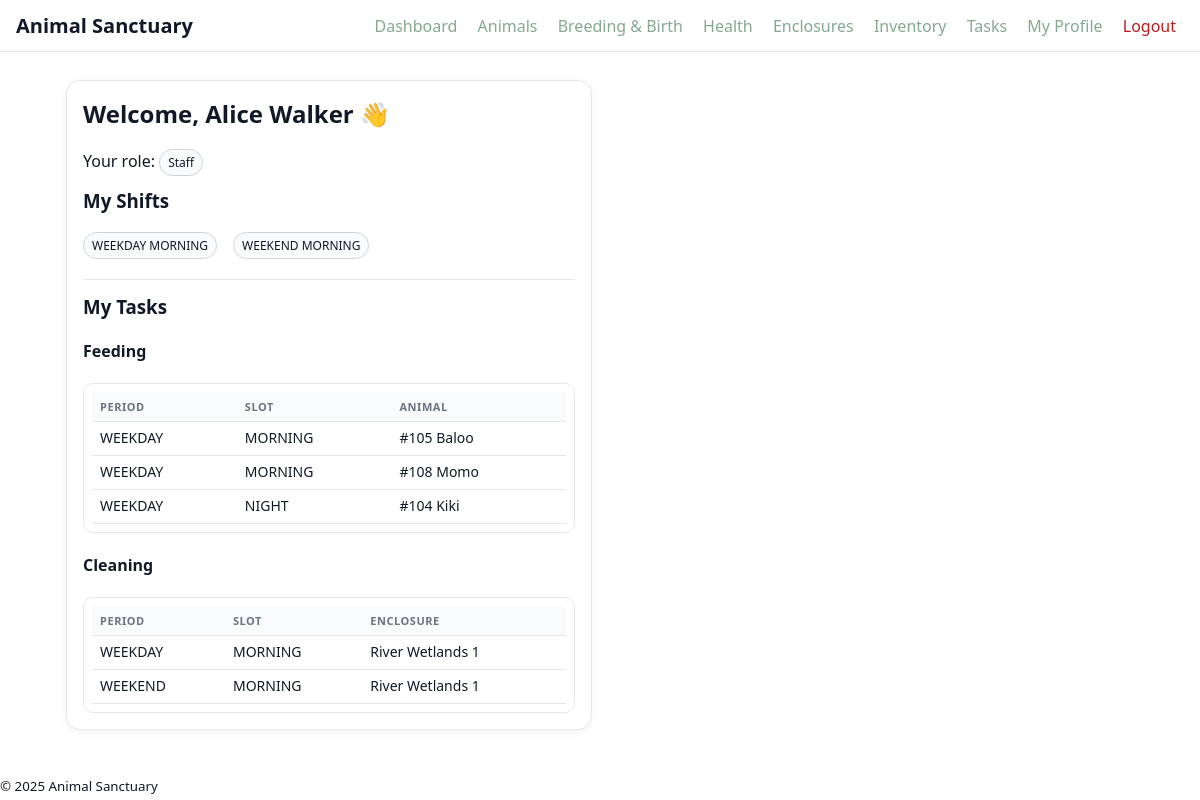
The app's page /index.php (signed in) with its own data.
### tables this page shows
CREATE TABLE `shift_types` (
  `shift_type_id` int(1) NOT NULL,
  `period` enum('WEEKDAY','WEEKEND') NOT NULL,
  `time_slot` enum('MORNING','NIGHT') NOT NULL
);

CREATE TABLE `animal` (
  `animal_id` int(4) NOT NULL,
  `Name` varchar(50) NOT NULL,
  `DOB` date DEFAULT NULL,
  `Species` text NOT NULL,
  `Intake_type` int(11) NOT NULL,
  `Gender` int(11) NOT NULL,
  `Release_Date` date DEFAULT NULL,
  `Diet` text NOT NULL,
  `Intake_Date` date NOT NULL,
  `enclosure_id` int(3) NOT NULL
);

CREATE TABLE `enclosure` (
  `enclosure_id` int(3) NOT NULL,
  `Type` varchar(7) NOT NULL,
  `Habitat` text NOT NULL,
  `capacity` int(11) NOT NULL,
  `NAME` varchar(100) NOT NULL
);

### auth.php (called while the page is built, shortened)
<?php
function current_username() { return $_SESSION['user']['Username'] ?? null; }
?>

### index.php (the view, shortened to what this page needs)
<?php
require_once "db.php"; require_once "auth.php"; require_login();
$u = current_username(); $isMgr = is_manager();
$myShifts=[]; $stmt=$mysqli->prepare("SELECT st.period, st.time_slot FROM staff_shift_map ssm JOIN shift_types st ON ssm.shift_type_id=st.shift_type_id WHERE ssm.username=? ORDER BY st.period, st.time_slot");
$stmt->bind_param("s",$u); $stmt->execute(); $res=$stmt->get_result(); while($row=$res->fetch_assoc()) $myShifts[]=$row;
$myFeed=$mysqli->prepare("SELECT a.animal_id,a.Name,st.period,st.time_slot FROM feed_assignments fa JOIN animal a ON a.animal_id=fa.animal_id JOIN shift_types st ON st.shift_type_id=fa.shift_type_id WHERE fa.username=? ORDER BY st.period,st.time_slot,a.Name");
$myFeed->bind_param("s",$u); $myFeed->execute(); $feedRes=$myFeed->get_result();
$myClean=$mysqli->prepare("SELECT e.NAME enclosure_name,st.period,st.time_slot FROM clean_assignments ca JOIN enclosure e ON e.enclosure_id=ca.enclosure_id JOIN shift_types st ON st.shift_type_id=ca.shift_type_id WHERE ca.username=? ORDER BY st.period,st.time_slot,e.NAME");
$myClean->bind_param("s",$u); $myClean->execute(); $cleanRes=$myClean->get_result();
include "header.php"; ?>
<div class="grid grid-2">
  <div class="card">
    <h2>Welcome, <?=$_SESSION['user']['name']?> 👋</h2>
    <p>Your role: <span class="badge"><?=$_SESSION['user']['ismanager']==='Yes'?'Manager':'Staff'?></span></p>
    <h3>My Shifts</h3>
    <?php if(empty($myShifts)): ?><p class="note">No shifts assigned yet.</p>
    <?php else: ?><div class="flex"><?php foreach($myShifts as $s): ?><span class="badge tag"><?=$s['period']?> <?=$s['time_slot']?></span><?php endforeach;?></div><?php endif; ?>
    <hr class="sep">
    <h3>My Tasks</h3>
    <h4>Feeding</h4>
    <?php if($feedRes->num_rows===0): ?><p class="note">No feeding tasks.</p><?php else: ?>
    <div class="scrollbox compact"><table><thead><tr><th>Period</th><th>Slot</th><th>Animal</th></tr></thead><tbody>
      <?php while($f=$feedRes->fetch_assoc()): ?><tr><td><?=$f['period']?></td><td><?=$f['time_slot']?></td><td>#<?=$f['animal_id']?> <?=$f['Name']?></td></tr><?php endwhile; ?></tbody></table></div>
    <?php endif; ?>
    <h4>Cleaning</h4>
    <?php if($cleanRes->num_rows===0): ?><p class="note">No cleaning tasks.</p><?php else: ?>
    <div class="scrollbox compact"><table><thead><tr><th>Period</th><th>Slot</th><th>Enclosure</th></tr></thead><tbody>
      <?php while($c=$cleanRes->fetch_assoc()): ?><tr><td><?=$c['period']?></td><td><?=$c['time_slot']?></td><td><?=$c['enclosure_name']?></td></tr><?php endwhile; ?></tbody></table></div>
    <?php endif; ?>
  </div>
</div>
<?php include "footer.php"; ?>

### header.php (shortened to what this page needs)
<!DOCTYPE html>
<html lang="en">
<head>
  <link rel="stylesheet" href="styles.css">
</head>
<body>
<header class="topbar">
  <h1>Animal Sanctuary</h1>
  <nav>
    <?php if(isset($_SESSION['user'])): ?>
      <a href="index.php">Dashboard</a>
      <a href="animals.php">Animals</a>
      <a href="breeding.php">Breeding & Birth</a>
      <a href="health.php">Health</a>
      <a href="enclosures.php">Enclosures</a>
      <a href="inventory.php">Inventory</a>
      <a href="tasks.php">Tasks</a>
      <a href="profile.php">My Profile</a>
      <a class="danger" href="logout.php">Logout</a>
    <?php else: ?>
      <a href="login.php">Login</a>
      <a href="signup.php">Sign Up</a>
    <?php endif; ?>
  </nav>
</header>
<main class="container">

### footer.php
</main>
<footer class="footer">
  <small>&copy; <?php echo date('Y'); ?> Animal Sanctuary</small>
</footer>
</body>
</html>

### styles.css (style rules this page uses)
:root { --bg:#ffffff; --card:#ffffff; --muted:#e5e7eb; --text:#111827; --accent:#84a98c; --accent-strong:#3a5a40; --border:#e5e7eb; --danger:#b91c1c; }
* { box-sizing:border-box }
body { margin:0;background:var(--bg);color:var(--text);font-family:system-ui,-apple-system,Segoe UI,Roboto,Ubuntu,"Helvetica Neue",Arial }
a { color:var(--accent);text-decoration:none }
a.danger { color:var(--danger) }
.topbar { display:flex;justify-content:space-between;align-items:center;background:#fff;border-bottom:1px solid var(--border);padding:12px 16px;position:sticky;top:0 }
.topbar h1 { margin:0;font-size:20px }
nav a { margin:0 8px }
.container { max-width:1100px;margin:28px auto;padding:0 16px }
.card { background:var(--card);border:1px solid var(--border);border-radius:14px;padding:16px;margin-bottom:16px;box-shadow:0 2px 8px rgba(0,0,0,.06) }
.grid { display:grid;gap:16px }
.grid-2 { grid-template-columns:repeat(2,minmax(0,1fr)) }
table { width:100%;border-collapse:collapse }
th,td { padding:8px;border-bottom:1px solid var(--border);text-align:left;font-size:14px;line-height:1.2 }
.badge { padding:4px 8px;border:1px solid #d1d5db;border-radius:999px;font-size:12px;background:#f8fafc }
.tag { display:inline-block;margin-right:6px;margin-bottom:6px }
hr.sep { border:0;border-top:1px solid var(--border);margin:14px 0 }
.flex { display:flex;gap:10px;align-items:center;flex-wrap:wrap }
h2,h3 { margin-top:0 }
table thead th { font-size:11px;text-transform:uppercase;letter-spacing:.05em;color:#6b7280;background:#f9fafb }
.scrollbox { max-height:350px;overflow:auto;border:1px solid var(--border);border-radius:10px;padding:8px;background:#fff }
.compact table { font-size:13px }

### records on screen
shift_types: period "WEEKDAY", time_slot "MORNING"
shift_types: period "WEEKEND", time_slot "MORNING"
animal: shift_types.period "WEEKDAY", shift_types.time_slot "MORNING", animal_id "105", Name "Baloo"
animal: shift_types.period "WEEKDAY", shift_types.time_slot "MORNING", animal_id "108", Name "Momo"
animal: shift_types.period "WEEKDAY", shift_types.time_slot "NIGHT", animal_id "104", Name "Kiki"
enclosure: shift_types.period "WEEKDAY", shift_types.time_slot "MORNING", NAME "River Wetlands 1", shift_types.period "WEEKEND"

### other values on screen
$_SESSION['user']['name'] "Alice Walker"
